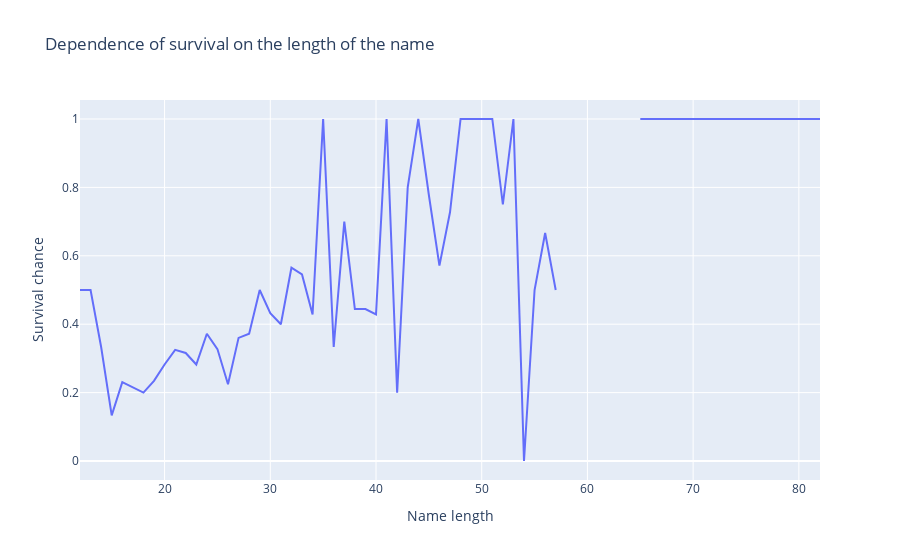

Here is the notebook cell this chart was saved with:
### Code cell
def linear_plot(dataframe: pd.DataFrame):
    dataframe['Name_Length'] = dataframe['Name'].str.len()
    
    dataframe['Survived_Numeric'] = dataframe['Survived'].astype(float)
    
    survival_by_name_length = dataframe.groupby('Name_Length')['Survived_Numeric'].mean().reset_index()
    
    graph = px.line(survival_by_name_length, x='Name_Length', y='Survived_Numeric',
                title='Dependence of survival on the length of the name',
                labels={'Name_Length': 'Name length', 'Survived_Numeric': 'Survival chance'})
    
    graph.show()

linear_plot(dataframe)

### Figure 1 — Plotly figure (JSON) as saved in the notebook; plotly's stock layout.template omitted (floating-point values rounded to 4 significant figures)
{"data": [{"hovertemplate": "Name length=%{x}<br>Survival chance=%{y}<extra></extra>", "legendgroup": "", "line": {"color": "#636efa", "dash": "solid"}, "marker": {"symbol": "circle"}, "mode": "lines", "name": "", "orientation": "v", "showlegend": false, "type": "scatter", "x": [12, 13, 14, 15, 16, 17, 18, 19, 20, 21, 22, 23, 24, 25, 26, 27, 28, 29, 30, 31, 32, 33, 34, 35, 36, 37, 38, 39, 40, 41, 42, 43, 44, 45, 46, 47, 48, 49, 50, 51, 52, 53, 54, 55, 56, 57, 58, 59, 61, 62, 63, 65, 67, 82], "xaxis": "x", "y": [0.5, 0.5, 0.3333, 0.1333, 0.2308, 0.2143, 0.2, 0.2344, 0.2821, 0.325, 0.3158, 0.2821, 0.3721, 0.3273, 0.2245, 0.36, 0.3721, 0.5, 0.4324, 0.4, 0.5652, 0.5455, 0.4286, 1.0, 0.3333, 0.7, 0.4444, 0.4444, 0.4286, 1.0, 0.2, 0.8, 1.0, 0.7778, 0.5714, 0.7273, 1.0, 1.0, 1.0, 1.0, 0.75, 1.0, 0.0, 0.5, 0.6667, 0.5, NaN, NaN, 1.0, NaN, NaN, 1.0, 1.0, 1.0], "yaxis": "y"}], "layout": {"legend": {"tracegroupgap": 0}, "title": {"text": "Dependence of survival on the length of the name"}, "xaxis": {"anchor": "y", "domain": [0, 1], "title": {"text": "Name length"}}, "yaxis": {"anchor": "x", "domain": [0, 1], "title": {"text": "Survival chance"}}}}
